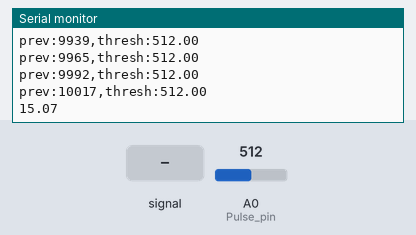
Bench run of a sketch on a simulated Arduino Uno, built with avr-gcc and run on an emulated ATmega328P. Parts: the last lines printed to the serial monitor. The inputs (shaded band) are chosen by the test bench; at power-on: A0 (Pulse_pin) = 512.

Above: at 11.2 s.
11.3 s: A0 (Pulse_pin) fed a 200 Hz sine of ±81 counts around its level
At 11.77 s:
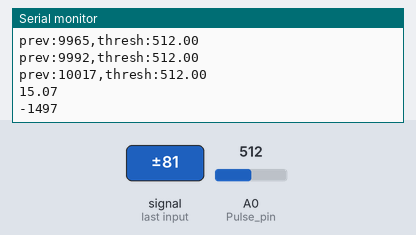
12.8 s: A0 (Pulse_pin) fed a 1000 Hz sine of ±255 counts around its level
At 15.75 s:
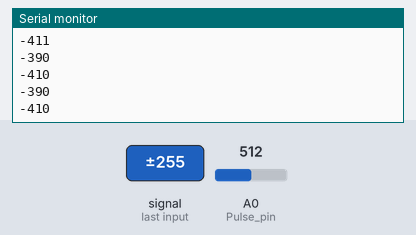
Timing chart, 0 to 17.2 s (numbered marks = the images above; inputs shaded):
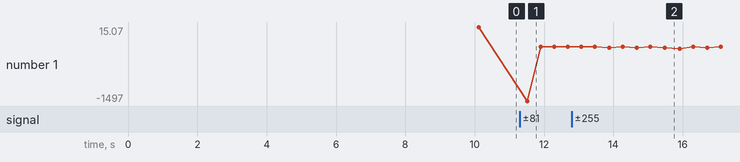

Measured:
- after the input at 11.3 s, the serial monitor: prints a new line after 0.22 s (image 1)
- after the input at 12.8 s, the serial monitor: prints a new line after 1.1 s (image 2)
- plotted number 1: 15.07 → -390 after the input at 11.3 s, -390 → -430 after the input at 12.8 s

The sketch:

pulse_sensor.ino
```cpp
int Pulse_pin=A0; //심박센서를 A0(아날로그 포트번호)로 편하게 부르기 위해 변수값으로 설정.
int now_time;
int prev_time;
float pul_result = 0; //측정값을 저장하는 변수
float thresh_hold = 0;
float prev_value;
float r = 0;  //계산값을 저장하기 위한 변수

void setup() {
  Serial.begin(9600);
  Serial.println("Waiting For Start.......");
  prev_time = millis();

  while(prev_time<10000){
    pul_result=analogRead(Pulse_pin);
    if(thresh_hold < pul_result){
      thresh_hold = pul_result;
    }
    prev_time = millis();
    Serial.print("prev:");
    Serial.print(prev_time);
    Serial.print(",");
    Serial.print("thresh:");
    Serial.println(thresh_hold);
  }
  thresh_hold = thresh_hold / 190;
  thresh_hold = thresh_hold * thresh_hold * thresh_hold;
  thresh_hold = thresh_hold * 0.77;
  Serial.println(thresh_hold);
}

void loop() {
  prev_value = r;
  pul_result=analogRead(Pulse_pin)/190; //값의 미세한 차이를 증폭시키기 위한 계산들...
  r=pul_result*pul_result*pul_result; //
  delay(10);
  /*if(prev_value > r){
    now_time = prev_time - millis();
    Serial.println(now_time);
    prev_time = millis();
    delay(380);
  }*/

  if(r>thresh_hold){
    now_time = prev_time - millis();
    Serial.println(now_time);
    prev_time = millis();
    delay(380);
  }
  /*Serial.print(prev_value);
  Serial.print(" ");
  Serial.println(r);
  */
}
```
